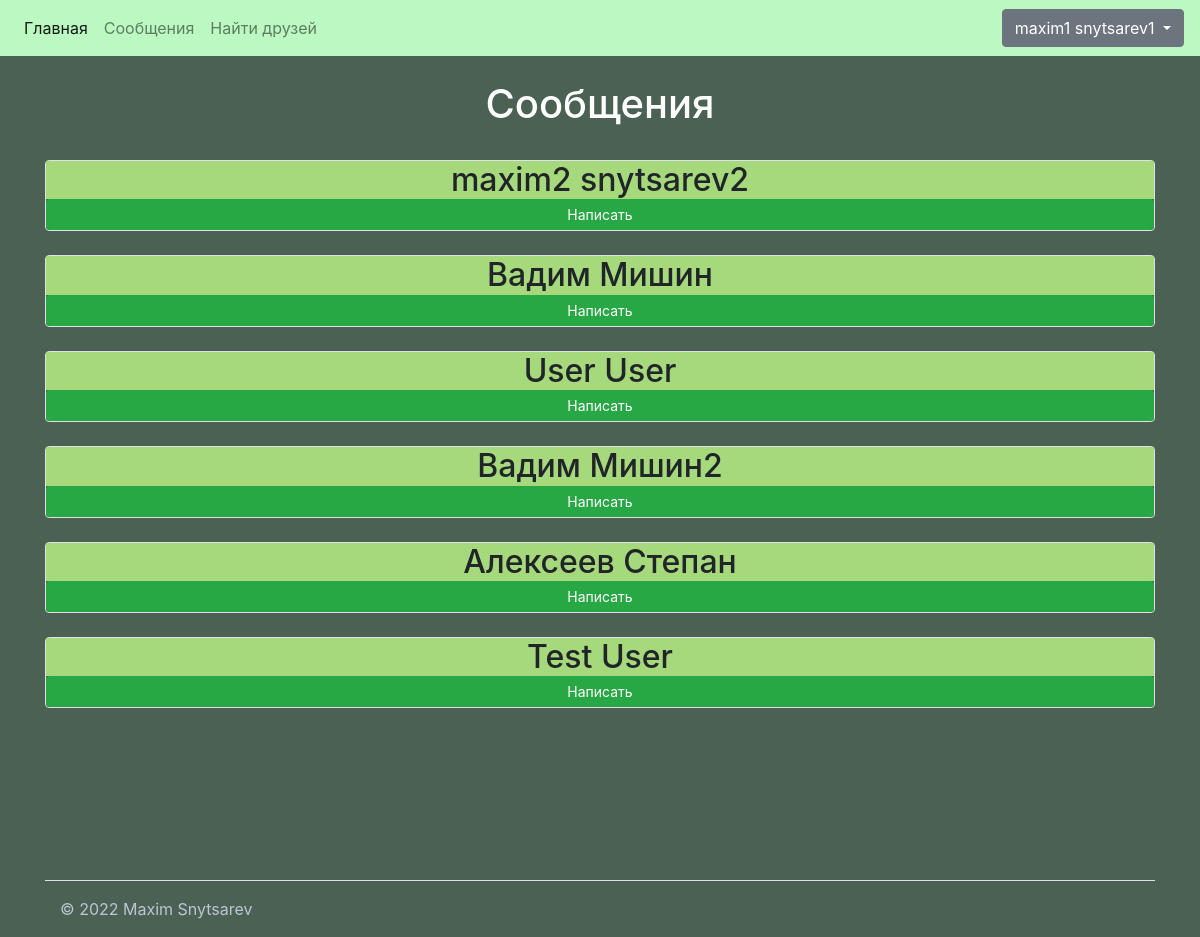
The page /message (signed in) on the database its author committed.
### data/users.py (models this page shows, shortened)
class User(SerializerMixin, SqlAlchemyBase, UserMixin):
    __tablename__ = 'users'
    id = sqlalchemy.Column(sqlalchemy.Integer,
                           primary_key=True, autoincrement=True)
    first_name = sqlalchemy.Column(sqlalchemy.String, nullable=True)
    second_name = sqlalchemy.Column(sqlalchemy.String, nullable=True)
    requests = Column(String, nullable=True)
    friends = Column(String, nullable=True)
    about = sqlalchemy.Column(sqlalchemy.String, nullable=True)
    email = sqlalchemy.Column(sqlalchemy.String, index=True, unique=True, nullable=True)
    hashed_password = sqlalchemy.Column(sqlalchemy.String, nullable=True)
    created_date = sqlalchemy.Column(sqlalchemy.DateTime,
                                     default=datetime.datetime.now)
    code = Column(String, nullable=True)
    message = Column(String, nullable=True)

### server.py (the view)
@app.route('/message')
def mess():
    print(messages)
    db_sess = db_session.create_session()
    user = db_sess.query(User).filter(User.email == current_user.email).first()
    req = []
    if user.friends:
        users = user.friends.split('#$#')
        req = [[db_sess.query(User).filter(User.email == i).first().first_name,
                db_sess.query(User).filter(User.email == i).first().second_name, i] for i in users if i != '']
    return render_template('messages.html', sp=req, flag=True, l=len(req))

### data/db_session.py (called while the page is built)
def create_session() -> Session:
    global __factory
    return __factory()

### server.py (called while the page is built)
@login_manager.user_loader
def load_user(user_id):
    db_sess = db_session.create_session()
    return db_sess.query(User).get(user_id)

### templates/messages.html (shortened to what this page needs)
{% extends "base.html" %}
{% block content %}
<h1 style="color: #fff">Сообщения</h1>
<br>
{% if sp %}
{% for item in range(l)%}
<div class="col-md6 border rounded">
    <h2>{{sp[item][0] + " " + sp[item][1]}}</h2>
    <a class="btn btn-success btn-sm" id="ac_friend" href="/message_f/{{ sp[item][2] }}">Написать</a>
</div>
{% if item != l - 1 %}
<br>
{% endif %}
{% endfor %}
{% endif %}
{% endblock %}

### templates/base.html (shortened to what this page needs)
<!doctype html>
<html lang="en">
<head>
    <link rel="stylesheet"
          href="https://stackpath.bootstrapcdn.com/bootstrap/4.4.1/css/bootstrap.min.css"
>
    <link rel="stylesheet" href="{{ url_for('static', filename='css/style.css') }}">
</head>
<body>
<nav class="navbar navbar-expand-lg navbar-light">
    <div class="collapse navbar-collapse" id="navbarSupportedContent">
        <ul class="navbar-nav mr-auto">
            <li class="nav-item active">
                <a class="nav-link" href="/">Главная <span class="sr-only">(current)</span></a>
            </li>
      {% if current_user.is_authenticated and flag%}
      <li>
          <a class="nav-link" href="/message">Сообщения <span class="sr-only">(current)</span></a>
      </li>
      <li>
          <a class="nav-link" href="/find">Найти друзей <span class="sr-only">(current)</span></a>
      </li>
        {%endif%}
    </ul>
  </div>
    <div>
        {% if current_user.is_authenticated and flag%}
        <div class="dropdown">
            <button  class="btn btn-secondary dropdown-toggle" type="button" id="dropdownMenu2" data-toggle="dropdown"
                    aria-haspopup="true" aria-expanded="false">
                {{current_user.first_name + " " + current_user.second_name}}
            </button>
        </div>
    </div>
    {%endif%}
</nav>
<main role="main" class="container b">
    <br>
    {% block content %}{% endblock %}
</main>
<div class="container" style="color: #ffffff">
    <footer class="d-Flex flex-wrap justify-content-between align-items-center py-3 my-4 border-top" style="color: #ffffff">
        <div class="col-md-4 d-flex align-items-center" style="color: #ffffff">
            <span style="color: #bcc6d4!important;">© 2022 Maxim Snytsarev</span>
        </div>
    </footer>
</div>
</body>
</html>

### static/css/style.css (style rules this page uses)
.container.b { height:100%; }
body { background: #4b6154; }
.col-md6.border.rounded h2 { position:relative; text-align:center; background: #a5d97c; width:100%; margin: 0px 0px 0px; }
.col-md6.border.rounded a { position: relative; text-align: center; width:100%; }
.register p, h1 { color:#fff }
.login p, h1 { color:#fff; }
.profile p, h1 { color:#fff; }
.navbar.navbar-expand-lg.navbar-light { background-color: #BCF9C2; }
body { height:100%; }
html { height:100%; }

### templates/base.html (style rules this page uses)
h1 { text-align: center; }

### rows shown on the page
User: first_name+second_name "maxim1 snytsarev1"
User: first_name+second_name "maxim2 snytsarev2"
User: first_name+second_name "Вадим Мишин"
User: first_name+second_name "User User"
User: first_name+second_name "Вадим Мишин2"
User: first_name+second_name "Алексеев Степан"
User: first_name+second_name "Test User"
